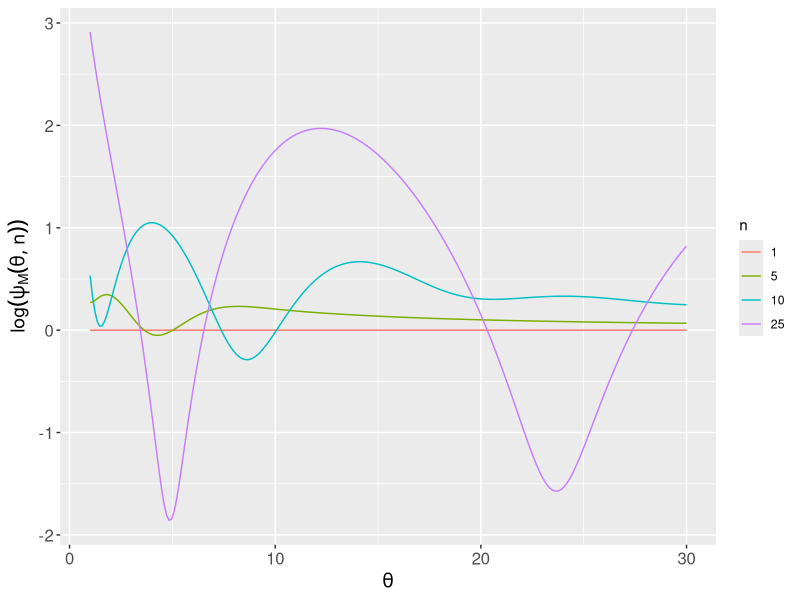
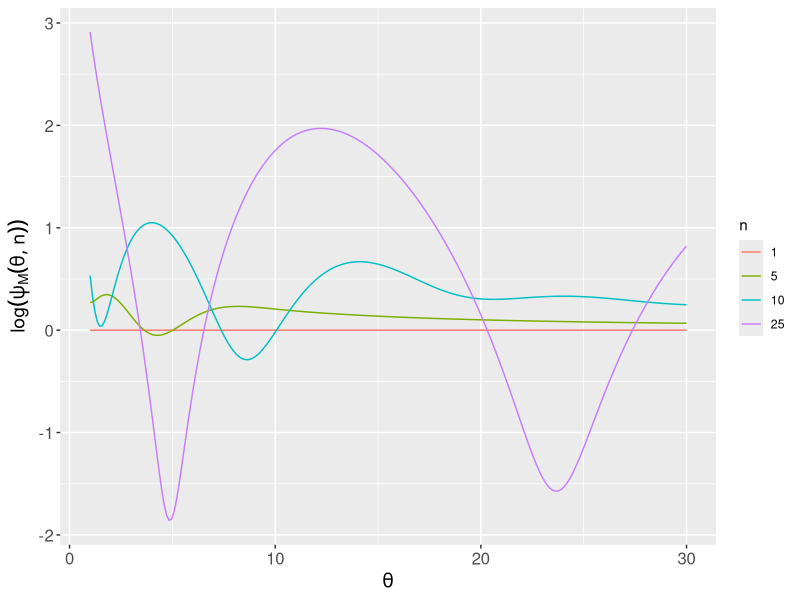
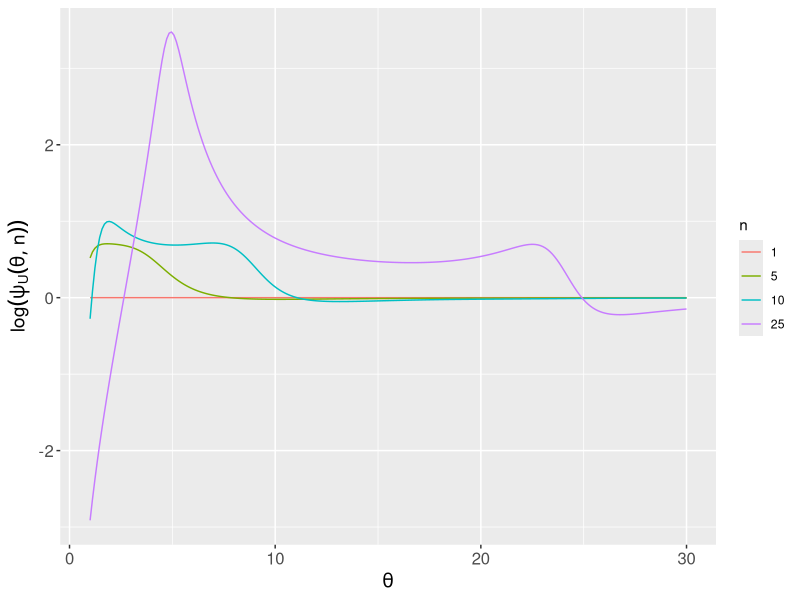
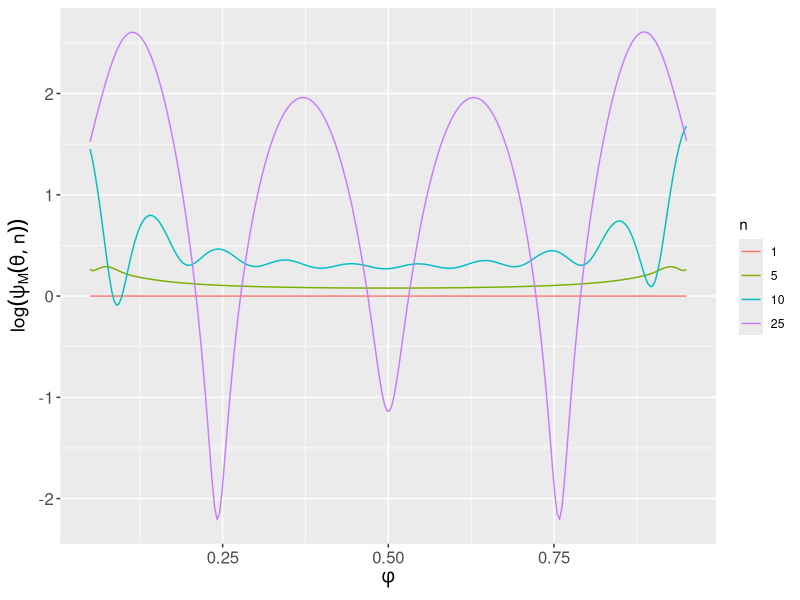
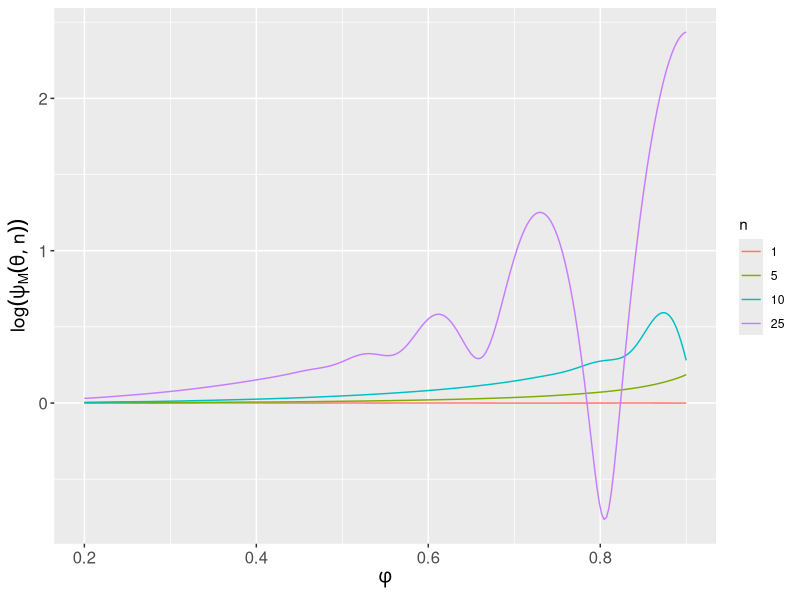

R code for these plots, in order: (Note: this script raises an error after producing the figures.)
##############################################################################
# The open source software R is used to measure Relative Risk of Rounding  
# when Y is a discrete random variable with a binomial, Poisson, or
# negative binomial distribution and U = n[Y/n], where [] means 
# rounding has ocurred.
#   See paper Estimating Counts Through an Average Rounded to the Nearest Non-negative Integer and its
# Theoretical \& Practical Effectsfor details.

# Some functions created include commentary on required arguments 
#
# R o R Studio for Windows can be downloaded from
# https://cran.r-project.org/bin/windows/base/ or https://www.rstudio.com/products/rstudio/download3/. 
# This code runs with R 4.3.0 since August, 2025. In case of error,
# verify your version of R and the data; changes may have occurred.
# Created by R Rivera: January 7, 2025. 

# NOTE: Each line that starts with "#" R detects as a comment.

# The following function will be used to determine the MLE when 
# Y ~ poisson distribution.
        gm_mean = function(x, na.rm=TRUE, zero.propagate = FALSE){
          y<-x   
          if(any(x < 0, na.rm = TRUE)){
            #return(NaN)
            w<-which(x<=0)
            y<-x[-w]
          }
          if(zero.propagate){
            if(any(x <= 0, na.rm = TRUE)){
              return(0)
            }
            exp(mean(log(x), na.rm = na.rm))
          } else {
            exp(sum(log(x[x > 0]), na.rm=na.rm) / length(x[x > 0]))
          }
          nm<-ifelse(any(x <= 0, na.rm = TRUE),length(which(x<=0)),0)
          gm<-exp(sum(log(y), na.rm=na.rm) / length(y))
          mlist<-list("gm" = gm, "nm" = nm)
          return(mlist)
        }
        
        
        ###### MLE function for theta
        ###### arguments
        ###### n = sample size used to obtain rounded average
        ###### u = count obtained after rounding average and multiplying by n
        mle_u_p<-function(u,n){
          if(u%%n!=0) return("u has to be a multiple of n")
          if((n %% 2) == 0) {
            #print(paste(n,"is Even"))
            x<-seq(u-n/2,u+n/2-1,by=1)
          } else {
            #print(paste(n,"is Odd"))
            x<-seq(u-n/2+1/2,u+n/2-1/2,by=1)
          }
          if(n==2) {
            ahat<-0
          } else{
            ahat<-as.numeric(gm_mean(x)$gm)
          }
          my_list <- list("t_e" = ahat)
          return(my_list)
        }
        

        
        
        loglike=function(p, u, n, pdf, RoundUp=FALSE) {
          if(u%%n!=0) return("u has to be a multiple of n!")
          y=0:(u+2*n) # all integers that might round to u
          if(RoundUp) z=n*floor((y/n+0.5+1e-10)) # round them, 1/2 up
          else z=n*floor(y/n+.5) # round them, 1/2 down, corrected Wolfgang's original code
          y=y[z==u] #  keep those y rounded to u
          ll=0*p
          #pd=pdf(y, p[i]) #I think this line and the one that follows were added later when having issues with the sum(log(...)) which is supposed to be log(sum(....)) anyway
          #pd=pd[pd>0]
          for(i in seq_along(p)) 
            #ll[i]=sum(log(pd)) 
            ll[i]=log(sum(pdf(y, p[i])))
          # log of sum over y's of pdfs
          ll
        }
        mle = function(interval, u, n, pdf, RoundUp=FALSE) {
          if(u%%n!=0) return("u has to be a multiple of n!")
          optimize(loglike, interval, u=u, n=n, pdf=pdf, 
                   RoundUp=RoundUp, maximum=TRUE)$maximum
        } 
        ci = function(u, n, Model, N, alpha=0.05, RoundUp=FALSE) {
          if(u%%n!=0) return("u has to be a multiple of n!")
          interval=c(0, 1) # optim interval for Binomials
          if(Model=="Poisson") {
            interval=c(max(0, u-5*n), u+5*n)
            pdf=function(x, p) dpois(x, p)
            ci1=c(qchisq(alpha/2, 2*(u + 1))/2, u, qchisq(1-alpha/2, 2*(u + 1))/2)
          }  
          if(Model=="Binomial") {
            pdf=function(x, p) dbinom(x, N, p)  
            ci1=c(binom.test(u, N,conf.level = 1-alpha)$conf.int)
            ci1=c(ci1[1], u/N, ci1[2])
          }  
          if(Model=="Negative Binomial") {
            pdf=function(x, p) dnbinom(x, N, p)  
            ci1=c(0, N/(N+u),0)
          }  
          loglike=function(p, u, n, pdf, RoundUp) {
            y=0:(u+2*n) # all integers that might round to u
            if(RoundUp) z=n*floor(y/n+.5+1e-10) # round them, 1/2 up
            else z=n*floor(y/n+.5) # round them, 1/2 down
            y=y[z==u] #  keep those y rounded to u
            ll=0*p
            for(i in seq_along(p)) 
              #ll[i]=sum(log(pdf(y, p[i])))
              ll[i]=log(sum(pdf(y, p[i])))
            # sum over y's of log(pdf)
            ll
          }
          h=1e-4 # step size for calculation of second derivative
          ml = optimize(loglike, interval, u=u, n=n, pdf=pdf, 
                        RoundUp=RoundUp, maximum=TRUE)$maximum
          tmp = loglike(ml+c(-1,0,1)*ml*h, u, n, pdf, RoundUp)
          hess = (tmp[1]-2*tmp[2]+tmp[3])/(ml*h)^2
          mlci=ml+c(-1,0,1)*qnorm(1-alpha/2)/sqrt(-hess)
          list(ci_y=ci1, ci_u=mlci)
        }

        
        

        # Model = probability distribution; Poisson, Binomial, and Neg Binomial
        # n sample size, may be a vector
        # p or interval value or range of values of parameter. Should be realistic (broad enough)
        # ppoints length of evaluations of ratio
        # lambda2 is for the Skellam dist of Y-X
        #     here Y, X are indep and Y, X have expected values p, lambda2
        # GraphU = to graph ratio of MSEU/MSEMLE; currently just for Poisson
        # logf= if true plot logarithm of mse ratios
        library(ggplot2)
        rror = function(Model, n, interval=c(0.05, 0.95), 
                             N, p, ppoints=250, lambda2,doGraph=FALSE,GraphU=FALSE,logf=FALSE) {  
          if(Model=="Poisson") {
            pdf=function(x, p) dpois(x, p)
            x = 0:qpois(0.999, interval[2])
            #range of likely observations, from 0
            # to 99.9th percentile with largest lambda      
            mle.y = x # mle of a single Poisson rv.
            I=c(0, max(x)+5) #search interval for optimize
          } 
          if(Model=="Binomial") {
            pdf=function(x, p) dbinom(x, N, p)
            x = 0:N
            mle.y = x/N
            I = c(0, 1)
          }
          if(Model=="Negative Binomial") {
            pdf=function(x, p) dnbinom(x, N, p)
            x = 0:qnbinom(0.999, N, interval[1])
            mle.y = N/(N+x)
            I = c(0, 1)
          }
          if(Model=="Skellam") {#added by Rob
            pdf=function(x, p) dskellam(x, p, lambda2)
            
            x = qskellam(0.001, interval[1], lambda2):qskellam(0.999, interval[2], lambda2) #qnbinom(0.999, N, interval[1])
            mle.y = x #not the mle for skellam distribution 
            I=c(min(x)-5, max(x)+5)
          }
          if(missing(p))  p = seq(interval[1], interval[2], length=ppoints)  
          # points to find ratio  
          mseY = matrix(0, length(p), length(n))
          mseUmle = matrix(0, length(p), length(n))
          mseU = matrix(0, length(p), length(n))
          for(j in seq_along(n)) { # loop over n's
            mle.u = 0*x
            v=0*x
            u = 0 # first x value
            if(Model=="Poisson") ml = mle_u_p(u, n[j])$t_e
            else{
              ml = mle(I, u, n[j],  pdf)
            }
            mle.u[1] = ml
            for(i in 2:length(x)) {
              v[i] = n[j]*floor(x[i]/n[j]+.5)#round(x[i]/n[j])
              if(v[i]==u) mle.u[i] = mle.u[i-1] # if u has not changed, mle is the same
              else {
                u = v[i]
                if(Model=="Poisson") mle.u[i] = mle_u_p(u, n[j])$t_e
                else{
                  
                  mle.u[i]=mle(I, u, n[j], pdf)  # need new mle
                }   
              }
            }
            for(i in 1:length(p)) {
              mseUmle[i, j] = sum( (mle.u-p[i])^2*pdf(x, p[i]) ) # mse of u based MLE
              mseU[i, j] = sum( (v-p[i])^2*pdf(x, p[i]) ) # mse of u 
              mseY[i, j] = sum( (mle.y-p[i])^2*pdf(x, p[i]) ) # mse of y
            }
            ratMLE<-c(mseUmle/mseY)
            lratMLE=log(ratMLE)
            ratU<-c(mseU/mseUmle)
            lratU=log(ratU)
            
          }
          if(doGraph) {
            df=data.frame(x=rep(p, length(n)),
                          RatioMLE = ratMLE,RatioU = ratU,logRatioMLE=lratMLE,logRatioU=lratU,
                          n=factor(rep(n, each=length(p))))
            if(logf)
              plt=ggplot2::ggplot(data=df,aes(x,logRatioMLE, colour=n))+
                geom_line()+theme(axis.text=element_text(size=12),
                                  axis.title=element_text(size=14))#,face="bold")) #+ theme(legend.position="none")+theme(axis.title.y=element_blank())#comment last two for Poisson for 3 panel plot
            else{
              plt=ggplot2::ggplot(data=df,aes(x,RatioMLE, colour=n))+
                geom_line()+theme(axis.text=element_text(size=12),
                                  axis.title=element_text(size=14))#,face="bold")) #+ theme(legend.position="none")+theme(axis.title.y=element_blank())#comment out legent for poisson and binomial, keep Y label only for Poisson
            }
            if(GraphU){
              if(logf) 
                plt2=ggplot2::ggplot(data=df,aes(x,logRatioU, colour=n))+
                  geom_line()+theme(axis.text=element_text(size=12),
                                    axis.title=element_text(size=14))#,face="bold"))
              else {
                plt2=ggplot2::ggplot(data=df,aes(x,RatioU, colour=n))+
                  geom_line()+theme(axis.text=element_text(size=12),
                                    axis.title=element_text(size=14))#,face="bold"))
              }
            }
            if(Model=="Poisson") {
              if(logf)
                plt=plt+xlab(expression(theta))+
                  ylab(expression(log(psi[M](theta, n))))+    
                  theme(axis.text=element_text(size=12),
                        axis.title=element_text(size=14))#,face="bold"))
              else{
                plt=plt+xlab(expression(theta))+ylab(expression(psi[M](theta, n)))+
                  theme(axis.text=element_text(size=12),
                        axis.title=element_text(size=14))#,face="bold"))
              }
              if(GraphU){
                if(logf) 
                  plt2=plt2+xlab(expression(theta))+
                    ylab(expression(log(psi[U](theta, n))))+
                    theme(axis.text=element_text(size=12),
                          axis.title=element_text(size=14))#,face="bold"))
                else{
                  plt2=plt2+xlab(expression(theta))+
                    ylab(expression(psi[U](theta, n)))+theme(axis.text=element_text(size=12),
                                                             axis.title=element_text(size=14))#,face="bold"))
                }
              }
            }
            #for excess deaths application, use: plt=plt+xlab(expression(nu))+ylab(expression(psi(nu, n)))+xlim(20,50)+ylim(0,15)
            else if (Model=="Skellam")  plt=plt+xlab(expression(theta+beta))+ylab(expression(psi[M](theta,beta, n)))
            else 
              if(logf)
                plt=plt+xlab(expression(phi))+
                  ylab(expression(log(psi[M](theta, n))))+theme(axis.text=element_text(size=12),
                                                                axis.title=element_text(size=14))#,face="bold"))
              else{
                plt=plt+xlab(expression(phi))+
                  ylab(expression(psi[M](theta, n)))+theme(axis.text=element_text(size=12),
                                                           axis.title=element_text(size=14))#,face="bold"))
              }
              print(plt)
              if(GraphU){
                print(plt2)
              }
              return(NULL)
          }
          list(p=p, mseY=mseY, mseU=mseU, mseUmle=mseUmle, RatioMLE=round(mseUmle/mseY, 2),RatioU=round(mseU/mseUmle, 2))
        }

        
#### Here are some runs of the function rror
        n=c(1, 5, 10, 25)
        rror("Poisson", n, c(1, 30), doGraph = TRUE,logf=TRUE)
        rror("Poisson", n, c(1, 30), doGraph = TRUE,GraphU=TRUE, logf=TRUE) 
        rror("Binomial", n,  N=100, doGraph = TRUE,logf=TRUE)
        rror("Negative Binomial", n, interval=c(0.2, 0.9), N=100, doGraph = TRUE,logf=TRUE)
        rror("Skellam", n=42,interval=c(0,44),lambda2=24,doGraph=TRUE) #no log needed here
        rror("Poisson", n=42, c(15, 50), doGraph = TRUE)
   
        a=rror("Binomial", 25,  N=100)
        plot(a$p, a$mseUmle, col="blue", type="line", ylim=c(0, max(a$mseUmle, a$mseY)))
        lines(a$p, a$mseY, col="red")

        
 